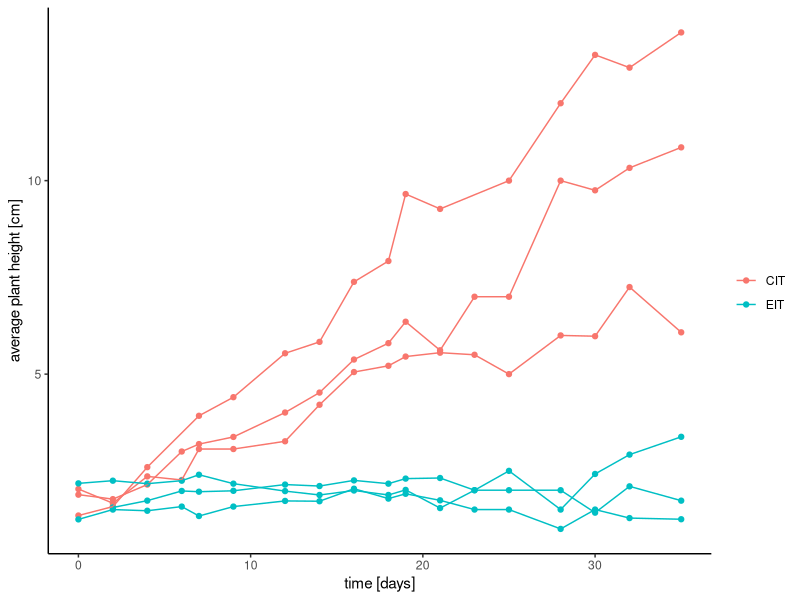
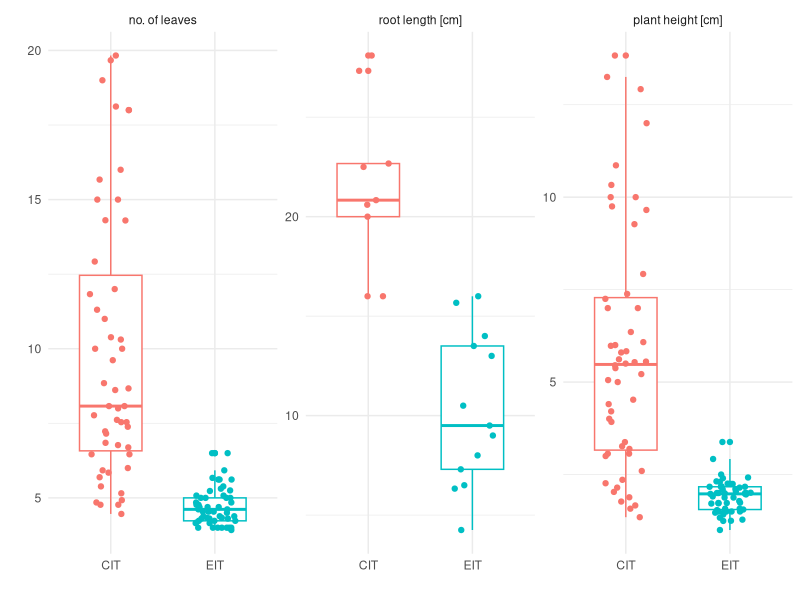
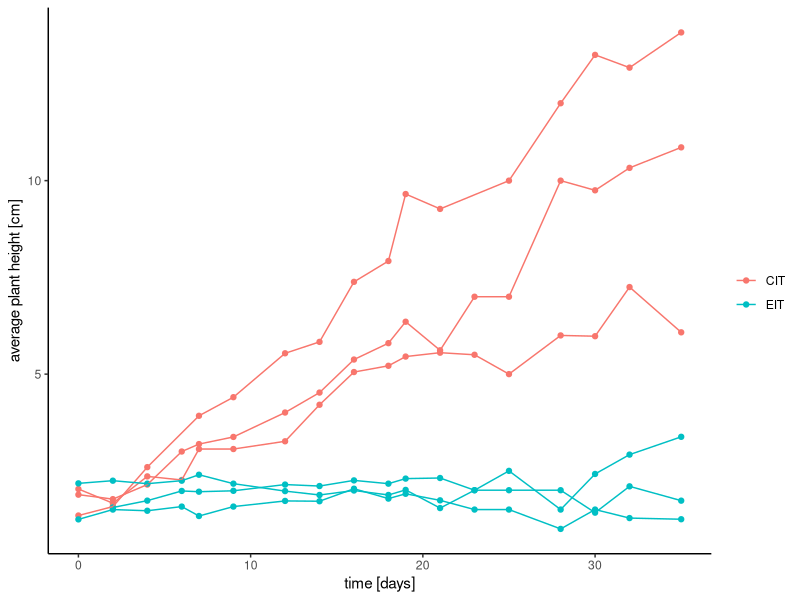
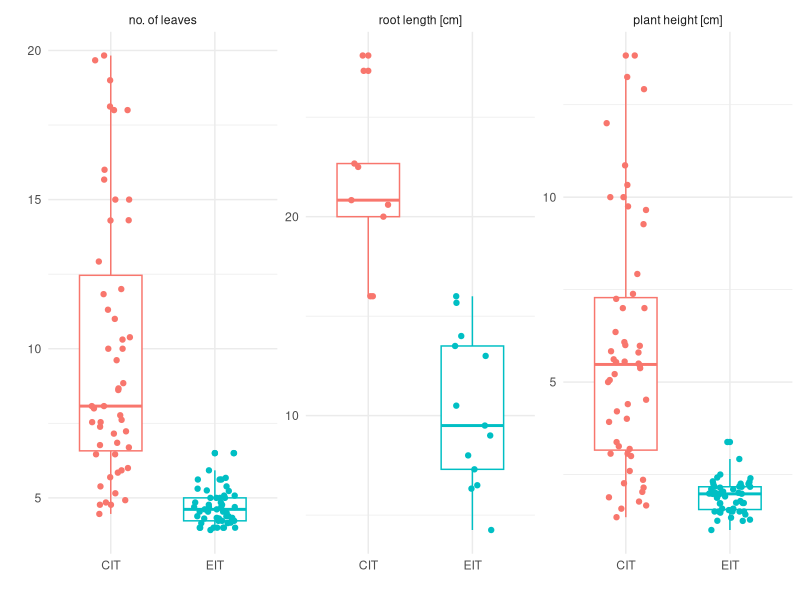

These charts were generated, in order, by the following R code:
## ---- chunk 1
library(data.table)
library(ggplot2)
theme_set(theme_classic())

plants <- fread("data/plant_data_clean.csv")
plants[, date := as.Date(date)]
plants[, time := difftime(date, date[1], units = "days")]
plants[, inoculum := "EIT"]
plants[tank %in% 1:3, inoculum := "CIT"]

established <- fread("data/established_system_plants.csv")
established[, "inoculum" := "established source"]
established[, "time" := as.Date(time, "2018-01-01")] # random only used to convert type
established[, "time" := difftime(time, time[1], units = "days")]
established[, "sample" := "Growth Bed"]
## ---- chunk 2
sampled <- plants[sample != "Growth Bed"]
sampled[, date := as.Date(date)]
## ---- chunk 3
ggplot(plants[sample == "Growth Bed" & !is.na(height_avg)], 
       aes(x = time, y = height_avg, col = inoculum)) + 
  geom_point() + stat_summary(aes(group = tank), fun.y = mean, geom = "line") + 
  labs(x = "time [days]", y = "average plant height [cm]", color = "")
ggsave("figures/plant_height_avg.svg", width = 6, height = 3.5)
## ---- chunk 4
bed <- melt(plants[sample == "Growth Bed" & inoculum != "established source"],
            id.vars = c("tank", "time", "inoculum"),
            measure.vars = c("no_leaves_avg", "root_length_avg", 
                             "height_avg"))
bed[, value := as.numeric(value)]
bed <- bed[!is.na(value)]

labels <- c(
    no_leaves_avg = "no. of leaves",
    height_avg = "plant height [cm]",
    root_length_avg = "root length [cm]"
)

ggplot(bed, aes(x = inoculum, y = value, col = inoculum)) +
  geom_boxplot(width = 0.6) + geom_jitter(width=0.2) +
  facet_wrap(~ variable, scales = "free_y", labeller = as_labeller(labels)) +
  labs(y="", x="", color="") + guides(color=FALSE) + theme_minimal()
ggsave("figures/plant_metrics.svg", width = 6, height = 2.5)
## ---- chunk 5
bed[, .(pval = wilcox.test(value ~ inoculum)$p.value, n = .N), by = "variable"]
